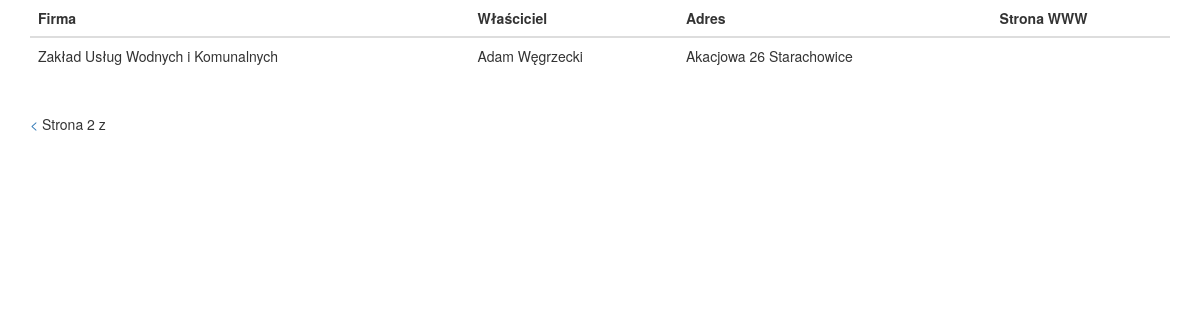
The page /baza/?page=2 on the database its author committed.
### baza/models.py (models this page shows)
class Firma(models.Model):
    nazwa = models.CharField(max_length=60, blank=True)
    wlasciciel = models.ForeignKey(Osoba, blank=True, null=True)
    adres = models.ForeignKey(Adres, blank=True, null=True)
    www = models.CharField(max_length=100, blank=True)
    uwagi = models.TextField(blank=True)

class Osoba(models.Model):
    imie = models.CharField(max_length=30)
    nazwisko = models.CharField(max_length=30)
    def __str__(self):
        return str(self.imie) + ' ' + str(self.nazwisko)

class Adres(models.Model):
    przedrostek = models.CharField(max_length=10, blank=True)
    ulica = models.CharField(max_length=60)
    numer = models.CharField(max_length=30)
    miejscowosc = models.ForeignKey(Miejscowosc)
    def __str__(self):
        return ' '.join((str(self.ulica), str(self.numer), str(self.miejscowosc)))

class Miejscowosc(models.Model):
    nazwa = models.CharField(max_length=50)
    def __str__(self):
        return str(self.nazwa)

### baza/views.py (the view)
def index(request):
    lista_firm = Firma.objects.all()
    paginator = Paginator(lista_firm, 5)
    page = request.GET.get('page')
    try:
        firmy = paginator.page(page)
    except PageNotAnInteger:
        firmy = paginator.page(1)
    except EmptyPage:
        firmy = paginator.page(paginator.num_pages)
    return render_to_response('index.html', {"firmy" : firmy})

### baza/templates/index.html (shortened to what this page needs)
<!DOCTYPE html>
<html lang="pl">
<head>
</head>
<body>
<div class="container">
    <table class="table table-hover">
        <thead>
            <th>
                Firma
            </th>
            <th>
                Właściciel
            </th>
            <th>
                Adres
            </th>
            <th>
                Strona WWW
            </th>
        </thead>
        {% for firma in firmy %}
        <tr data-url="{% url 'firma-detail' firma.id %}">
            <td>
                {{ firma.nazwa }}
            </td>
            <td>
                {{ firma.wlasciciel }}
            </td>
            <td>
                {{ firma.adres }}
            </td>
            <td>
            </td>
        </tr>
        {% endfor %}
    </table>
    <div class="pagination">
        <span class="step-links">
            {% if firmy.has_previous %}
                <a href="?page={{ firmy.previous_page_number }}"> &lt; </a>
            {% endif %}
            <span class="current">
                Strona {{ firmy.number }} z {{ firmy.num_pages }}
            </span>
        </span>
    </div>
</div>
<link rel="stylesheet" href="https://maxcdn.bootstrapcdn.com/bootstrap/3.3.5/css/bootstrap.min.css">
<link rel="stylesheet" href="https://maxcdn.bootstrapcdn.com/bootstrap/3.3.5/css/bootstrap-theme.min.css">
</body>
</html>

### rows shown on the page
Firma: nazwa "Zakład Usług Wodnych i Komunalnych", wlasciciel "Adam Węgrzecki", adres "Akacjowa 26 Starachowice"

### other values the page prints
{{ firmy.number }} "2"
